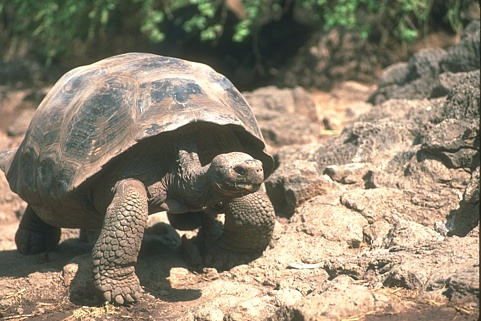
#> input picture data/BSDS500/images/test/103006.jpg, 481 x 321 px; its folder holds only this picture in this run
$ python make_figures.py --data-root ../data/BSDS500/images/test --image-ids ../data/BSDS500/images/test/103006.jpg   (older library calls are emulated)
#> lines starting #> are read from the running program, lines starting #| are printed output that depends on the picture
### scripts/methods.py
"""
methods.py — All edge detection methods for the A-GWi paper (self-contained)
Author: Kukuh Yudhistiro, 2026

This paper is self-contained and does NOT depend on any Paper 1 files.
All six methods are implemented here:
    - A-GWi  (proposed): per-pixel adaptive imaginary Gabor (SVC)
    - GWi    (static imaginary Gabor)
    - GWC    (static complex Gabor)
    - Canny
    - Sobel
    - PC     (Phase Congruency, requires phasepack)

Conventions (kept internally consistent):
    - Gabor parameterized by wavelength (lambda); sigma = 0.56 * lambda
    - gamma = 0.5 aspect ratio
    - 8 orientations at 22.5 deg
    - imaginary kernels use sin; complex uses cos+sin
    - magnitude: |response| (GWi/A-GWi) or sqrt(re^2+im^2) (GWC)
    - max-pool across orientations
    - preprocessing: BT.601 grayscale, histogram equalization, /255

Numba is REQUIRED for A-GWi speed. Falls back to slow NumPy if absent.
"""

from __future__ import annotations

import time
from dataclasses import dataclass

import numpy as np
import cv2
from scipy import ndimage

try:
    from numba import jit, prange
    NUMBA_AVAILABLE = True
except ImportError:
    NUMBA_AVAILABLE = False
    # [4 lines left out: function jit, not called in this run]
    prange = range

try:
    from phasepack import phasecong
    HAS_PHASEPACK = True
except ImportError:
    HAS_PHASEPACK = False


ORIENTATIONS_8 = [0, 22.5, 45, 67.5, 90, 112.5, 135, 157.5]


# ============================================================================
# Preprocessing
# ============================================================================
def preprocess(image_path):
    """BT.601 grayscale, histogram equalization, normalize to [0,1]."""
    img = cv2.imread(str(image_path), cv2.IMREAD_COLOR)
#> img is the input picture: shape (321, 481, 3); mean B, G, R 110.6, 129.6, 140.2
    if img is None:
        raise FileNotFoundError(f"Cannot load: {image_path}")
    b, g, r = cv2.split(img)
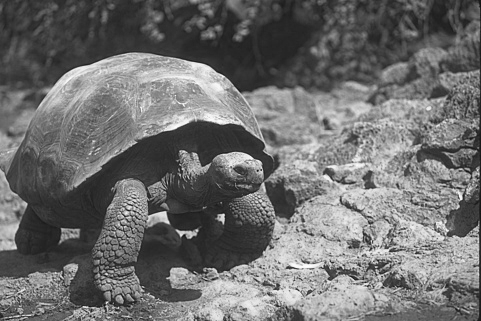
#> b: shape (321, 481); min 12, max 255, mean 110.6
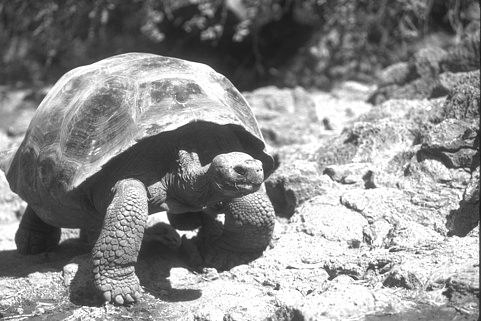
#> r: shape (321, 481); min 27, max 255, mean 140.2
    gray = (0.299 * r.astype(np.float64) +
            0.587 * g.astype(np.float64) +
            0.114 * b.astype(np.float64))
    gray_u8 = np.clip(gray, 0, 255).astype(np.uint8)
    eq = cv2.equalizeHist(gray_u8)
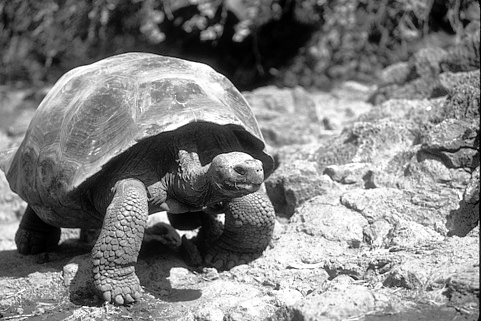
#> eq: shape (321, 481); min 0, max 255, mean 128.2
    return eq.astype(np.float64) / 255.0, gray_u8


# ============================================================================
# Static Gabor kernels (GWi, GWC)
# ============================================================================
# [78 lines left out: functions gabor_imaginary, gabor_complex, run_canny, run_sobel, run_pc, run_gwc and 1 more, not called in this run]


# ============================================================================
# A-GWi (proposed): adaptive imaginary Gabor, per-pixel SVC
# f0-based formulation (matches Paper 2 draft AND user's proven experiment).
#   dense  (rho->1): f0->f_max (high freq), sigma small  -> sharp boundary
#   sparse (rho->0): f0->f_min (low freq),  sigma large  -> broad structure
#   sigma = (1/(pi*f0)) * sqrt(ln2/2)   [Gabor bandwidth relation]
# Fixed kernel size (default 7), aspect ratio gamma=0.5.
# ============================================================================
@dataclass
class AGWiParams:
    f_min: float = 0.05
    f_max: float = 0.45
    k_steepness: float = 25.0
    n_orientations: int = 8
    aspect: float = 0.5          # sigma_y = sigma_x / aspect
    kernel_size: int = 7
    sobel_ksize: int = 5
    density_blur: int = 5


def estimate_density(image_norm, sobel_ksize=5, blur_ksize=5):
    gx = cv2.Sobel(image_norm, cv2.CV_64F, 1, 0, ksize=sobel_ksize)
    gy = cv2.Sobel(image_norm, cv2.CV_64F, 0, 1, ksize=sobel_ksize)
    energy = np.sqrt(gx ** 2 + gy ** 2)
    rho = cv2.normalize(energy, None, 0, 1, cv2.NORM_MINMAX)
    rho = cv2.GaussianBlur(rho, (blur_ksize, blur_ksize), 0)
    return rho.astype(np.float64)


# [7 lines left out: function estimate_density_variance, not called in this run]


@jit(nopython=True, cache=True, parallel=True)
def _agwi_svc(image_padded, rho_L, H, W, ksize, n_orient,
              k_s, f_min, f_max, aspect):
    """Per-pixel adaptive imaginary Gabor SVC (f0 formulation)."""
    half_k = ksize // 2
    output = np.zeros((H, W))
    step = np.pi / n_orient
    for r in prange(H):
        for c in range(W):
            rho = rho_L[r, c]
            # Adaptive frequency (sigmoid): dense -> high f0
            f_sig = 1.0 / (1.0 + np.exp(-k_s * (rho - 0.5)))
            f0 = f_min + (f_max - f_min) * f_sig
            # Adaptive scale: inverse to frequency (Gabor bandwidth)
            sigma_a = (1.0 / (np.pi * f0)) * np.sqrt(np.log(2.0) / 2.0)
            sigma_x = sigma_a
            sigma_y = sigma_a / aspect
            max_mag = 0.0
            for o in range(n_orient):
                theta = o * step
                cos_t = np.cos(theta)
                sin_t = np.sin(theta)
                response = 0.0
                for xi in range(ksize):
                    for yi in range(ksize):
                        x = xi - half_k + 0.0
                        y = yi - half_k + 0.0
                        xp = x * cos_t + y * sin_t
                        yp = -x * sin_t + y * cos_t
                        gauss = np.exp(-0.5 * (xp ** 2 / sigma_x ** 2
                                              + yp ** 2 / sigma_y ** 2))
                        kval = gauss * np.sin(2.0 * np.pi * f0 * xp)
                        response += image_padded[r + xi, c + yi] * kval
                m = abs(response)
                if m > max_mag:
                    max_mag = m
            output[r, c] = max_mag
    return output


def run_agwi(gray_f, params=None, rho_L=None, density_method='sobel'):
    if params is None:
        params = AGWiParams()
    H, W = gray_f.shape
    t0 = time.perf_counter()
    if rho_L is None:
        if density_method == 'variance':
            rho_L = estimate_density_variance(gray_f, params.sobel_ksize,
                                              params.density_blur)
        else:
            rho_L = estimate_density(gray_f, params.sobel_ksize,
                                     params.density_blur)
    half_k = params.kernel_size // 2
    padded = cv2.copyMakeBorder(gray_f.astype(np.float64),
                                half_k, half_k, half_k, half_k,
                                cv2.BORDER_REFLECT)
    mag = _agwi_svc(padded, rho_L, H, W,
                    params.kernel_size, params.n_orientations,
                    params.k_steepness, params.f_min, params.f_max,
                    params.aspect)
    rt = time.perf_counter() - t0
    return mag, rt


def warmup_agwi(params=None):
    if NUMBA_AVAILABLE:
        _ = run_agwi(np.random.rand(16, 16), params)
        return True
    return False


# ============================================================================
# Dispatcher
# ============================================================================
# [17 lines left out: function run_method, not called in this run]

### scripts/make_figures.py
"""
make_figures.py — Generate paper figures (self-contained)
Author: Kukuh Yudhistiro, 2026

Produces:
  1. Qualitative comparison grid: Original | rho_L | Canny | Sobel | PC | GWC | GWi | A-GWi
  2. rho_L density distribution plot (justifies adaptation)
  3. Adaptive parameter visualization (lambda map, kernel-size map)

Usage:
  python make_figures.py --data-root ./data --output-root ./output \
      --figures-dir ./figures --dataset BSDS500 \
      --image-ids 100007 101085 3096 --n-thresholds 99
"""

from __future__ import annotations

import os
os.environ["OMP_NUM_THREADS"] = "1"
os.environ["NUMBA_NUM_THREADS"] = "1"

import argparse
from pathlib import Path

import cv2
cv2.setNumThreads(1)
import numpy as np
import matplotlib
matplotlib.use("Agg")
import matplotlib.pyplot as plt

from methods import (
    preprocess, run_method, run_agwi, estimate_density,
    warmup_agwi, AGWiParams, HAS_PHASEPACK,
)


DATASET_LAYOUT = {
    "BSDS500": {"img_dir": "BSDS500/images/test", "img_ext": ".jpg"},
    "UDED": {"img_dir": "UDED/imgs", "img_ext": ".jpg"},
}


def normalize01(m):
    mn, mx = m.min(), m.max()
    return (m - mn) / (mx - mn) if mx > mn else np.zeros_like(m)


def qualitative_grid(data_root, dataset, image_ids, figures_dir, params):
    """One row per image, columns = methods."""
    methods = ["Canny", "Sobel", "GWC", "GWi", "AGWi"]
    if HAS_PHASEPACK:
        methods.insert(2, "PC")

    n_cols = 2 + len(methods)  # original + rho_L + methods
    n_rows = len(image_ids)
    fig, axes = plt.subplots(n_rows, n_cols,
                             figsize=(2.2 * n_cols, 2.2 * n_rows))
    if n_rows == 1:
        axes = axes[None, :]

    layout = DATASET_LAYOUT[dataset]
    for ri, img_id in enumerate(image_ids):
        img_path = data_root / layout["img_dir"] / f"{img_id}{layout['img_ext']}"
        if not img_path.exists():
            print(f"[WARN] missing {img_path}")
            continue
        gray_f, gray_u8 = preprocess(img_path)
        rho_L = estimate_density(gray_f)

        col = 0
        axes[ri, col].imshow(gray_u8, cmap="gray")
        if ri == 0:
            axes[ri, col].set_title("Original", fontsize=9)
        axes[ri, col].axis("off")
        col += 1

        im = axes[ri, col].imshow(rho_L, cmap="hot", vmin=0, vmax=1)
        if ri == 0:
            axes[ri, col].set_title(r"$\rho_L$", fontsize=9)
        axes[ri, col].axis("off")
        col += 1

        for method in methods:
            mag, _ = run_method(method, gray_f, gray_u8, agwi_params=params)
            axes[ri, col].imshow(normalize01(mag), cmap="gray")
            if ri == 0:
                axes[ri, col].set_title(method, fontsize=9)
            axes[ri, col].axis("off")
            col += 1

    plt.tight_layout()
    out = figures_dir / f"qualitative_{dataset}.png"
    plt.savefig(out, dpi=200, bbox_inches="tight")
    plt.close()
    print(f"[OK] {out}")


def density_distribution(data_root, dataset, figures_dir, max_images=50):
    """Histogram of rho_L values across the dataset (justifies adaptation)."""
    layout = DATASET_LAYOUT[dataset]
    img_dir = data_root / layout["img_dir"]
    paths = sorted(img_dir.glob(f"*{layout['img_ext']}"))[:max_images]

    all_rho = []
    per_image_std = []
    for p in paths:
        gray_f, _ = preprocess(p)
        rho = estimate_density(gray_f)
#> call 2 of estimate_density, with sobel_ksize = 5, blur_ksize = 5
#> in estimate_density (call 2), `gx = cv2.Sobel(image_norm, cv2.CV_64F, 1, 0, ksize=sobel_ksize)`:
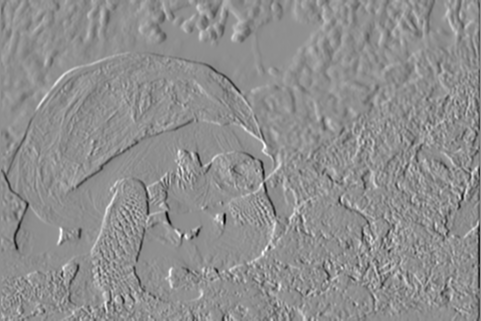
#> gx: shape (321, 481) float64; min -41.69, max 32.54, mean -0.1; drawn with min black and max white
#> in estimate_density (call 2), `gy = cv2.Sobel(image_norm, cv2.CV_64F, 0, 1, ksize=sobel_ksize)`:
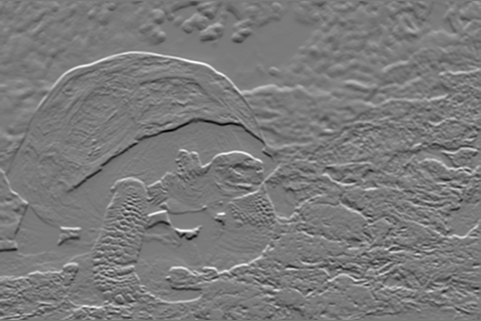
#> gy: shape (321, 481) float64; min -39.27, max 42.21, mean 0.1; drawn with min black and max white
#> in estimate_density (call 2), `rho = cv2.GaussianBlur(rho, (blur_ksize, blur_ksize), 0)`:
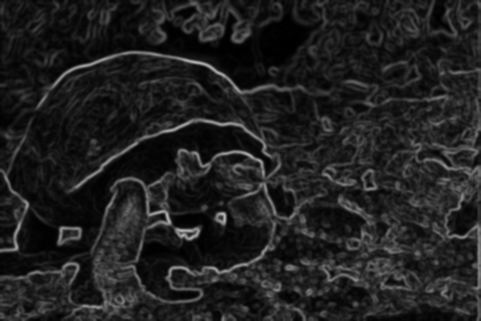
#> rho: shape (321, 481) float64; min 0.00166, max 0.706, mean 0.129
        all_rho.append(rho.ravel())
        per_image_std.append(rho.std())
    all_rho = np.concatenate(all_rho)

    fig, axes = plt.subplots(1, 2, figsize=(10, 4))
    axes[0].hist(all_rho, bins=50, color="steelblue", edgecolor="black")
    axes[0].set_xlabel(r"$\rho_L$ value")
    axes[0].set_ylabel("Pixel count")
    axes[0].set_title(f"{dataset}: pixel-level $\\rho_L$ distribution")

    axes[1].hist(per_image_std, bins=20, color="indianred", edgecolor="black")
    axes[1].set_xlabel(r"Per-image $\rho_L$ std. dev.")
    axes[1].set_ylabel("Image count")
    axes[1].set_title(f"{dataset}: within-image density variation")

    plt.tight_layout()
    out = figures_dir / f"density_distribution_{dataset}.png"
    plt.savefig(out, dpi=200, bbox_inches="tight")
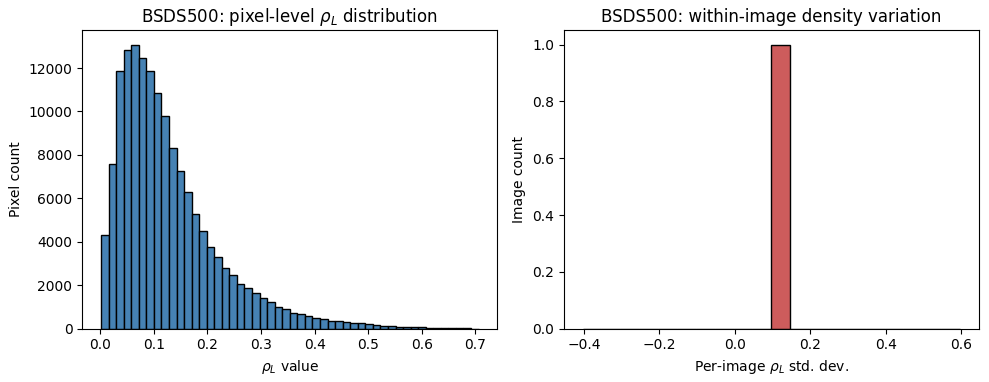
#> figure drawn by matplotlib, 2 panels; panel 1: tallest bar 13081 high, from x = 0.058 to 0.0721; panel 2: tallest bar 1 high, from x = 0.0968 to 0.147
    plt.close()
    print(f"[OK] {out}")
    print(f"  Mean within-image rho_L std: {np.mean(per_image_std):.4f}")
#|   Mean within-image rho_L std: 0.0968


def adaptive_param_maps(data_root, dataset, image_id, figures_dir, params):
    """Visualize lambda map and kernel-size map for one image."""
    layout = DATASET_LAYOUT[dataset]
    img_path = data_root / layout["img_dir"] / f"{image_id}{layout['img_ext']}"
    if not img_path.exists():
        print(f"[WARN] missing {img_path}")
        return
    gray_f, gray_u8 = preprocess(img_path)
    rho_L = estimate_density(gray_f)

    # Compute f0 and sigma maps (f0 formulation)
    sig = 1.0 / (1.0 + np.exp(-params.k_steepness * (rho_L - 0.5)))
    f0 = params.f_min + (params.f_max - params.f_min) * sig
    sigma = (1.0 / (np.pi * f0)) * np.sqrt(np.log(2.0) / 2.0)

    fig, axes = plt.subplots(1, 4, figsize=(16, 4))
    axes[0].imshow(gray_u8, cmap="gray"); axes[0].set_title("Original")
    im1 = axes[1].imshow(rho_L, cmap="hot", vmin=0, vmax=1)
    axes[1].set_title(r"$\rho_L$"); plt.colorbar(im1, ax=axes[1], shrink=0.7)
    im2 = axes[2].imshow(f0, cmap="viridis")
    axes[2].set_title(r"$f_{0,adapt}$"); plt.colorbar(im2, ax=axes[2], shrink=0.7)
    im3 = axes[3].imshow(sigma, cmap="plasma")
    axes[3].set_title(r"$\sigma_{adapt}$"); plt.colorbar(im3, ax=axes[3], shrink=0.7)
    for a in axes:
        a.axis("off")

    plt.tight_layout()
    out = figures_dir / f"adaptive_maps_{dataset}_{image_id}.png"
    plt.savefig(out, dpi=200, bbox_inches="tight")
    plt.close()
    print(f"[OK] {out}")


def main():
    parser = argparse.ArgumentParser()
    parser.add_argument("--data-root", type=Path, required=True)
    parser.add_argument("--output-root", type=Path, default=Path("./output"))
    parser.add_argument("--figures-dir", type=Path, default=Path("./figures"))
    parser.add_argument("--dataset", default="BSDS500")
    parser.add_argument("--image-ids", nargs="+", required=True)
    args = parser.parse_args()

    args.figures_dir.mkdir(parents=True, exist_ok=True)
    params = AGWiParams()
    warmup_agwi(params)

    qualitative_grid(args.data_root, args.dataset, args.image_ids,
                     args.figures_dir, params)
    density_distribution(args.data_root, args.dataset, args.figures_dir)
    adaptive_param_maps(args.data_root, args.dataset, args.image_ids[0],
                        args.figures_dir, params)


if __name__ == "__main__":
    main()

$ run again, on data/BSDS500/images/test/103029.jpg
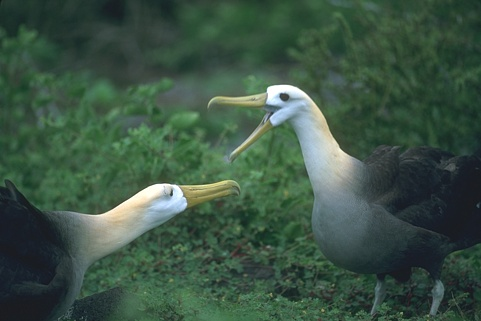
#> input picture data/BSDS500/images/test/103029.jpg, 481 x 321 px
#> in preprocess, img is the input picture: shape (321, 481, 3); mean B, G, R 68.2, 84, 60
#> in estimate_density (call 2), `rho = cv2.GaussianBlur(rho, (blur_ksize, blur_ksize), 0)`:
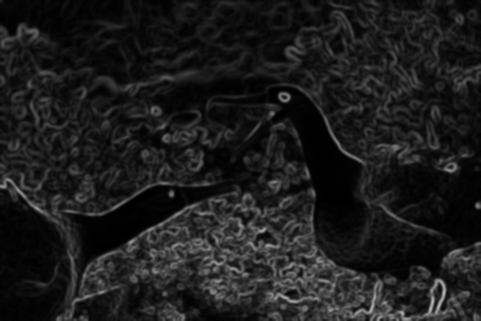
#> rho: shape (321, 481) float64; min 0.000188, max 0.712, mean 0.113
#> in density_distribution, `plt.savefig(out, dpi=200, bbox_inches="tight")`:
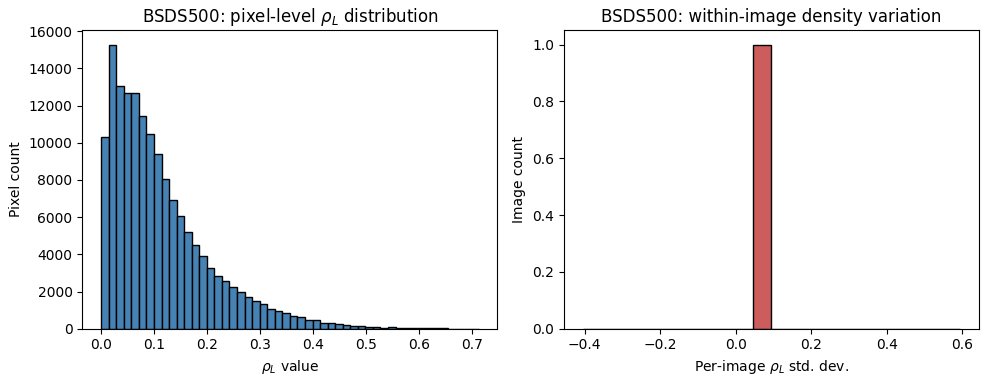
#> figure drawn by matplotlib, 2 panels; panel 1: tallest bar 15283 high, from x = 0.0144 to 0.0287; panel 2: tallest bar 1 high, from x = 0.0446 to 0.0946
#|   Mean within-image rho_L std: 0.0946
